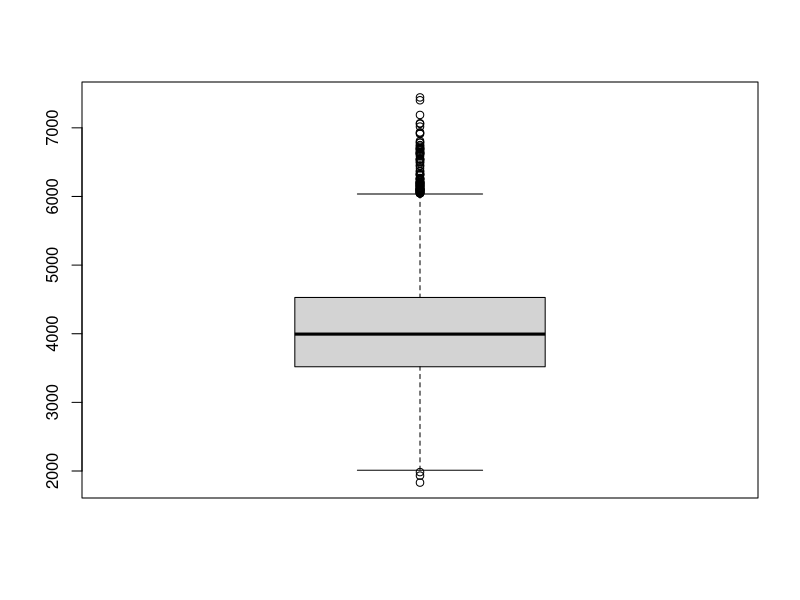

This chart was generated by the following R code:
#Author: Matt Williams
#Version: 2/5/2022

data <- read.csv(file="CollegeScores2yr.csv", header=TRUE)

n_samples <- 10000

means <- vector("numeric", length=n_samples)

x <- data$Enrollment
#n <- 10
n <- 60 

for(i in 1:n_samples){
  
  s <- sample(x, size = n, replace = FALSE)
  means[i] = mean(s)
}

boxplot(means)
sd(means)